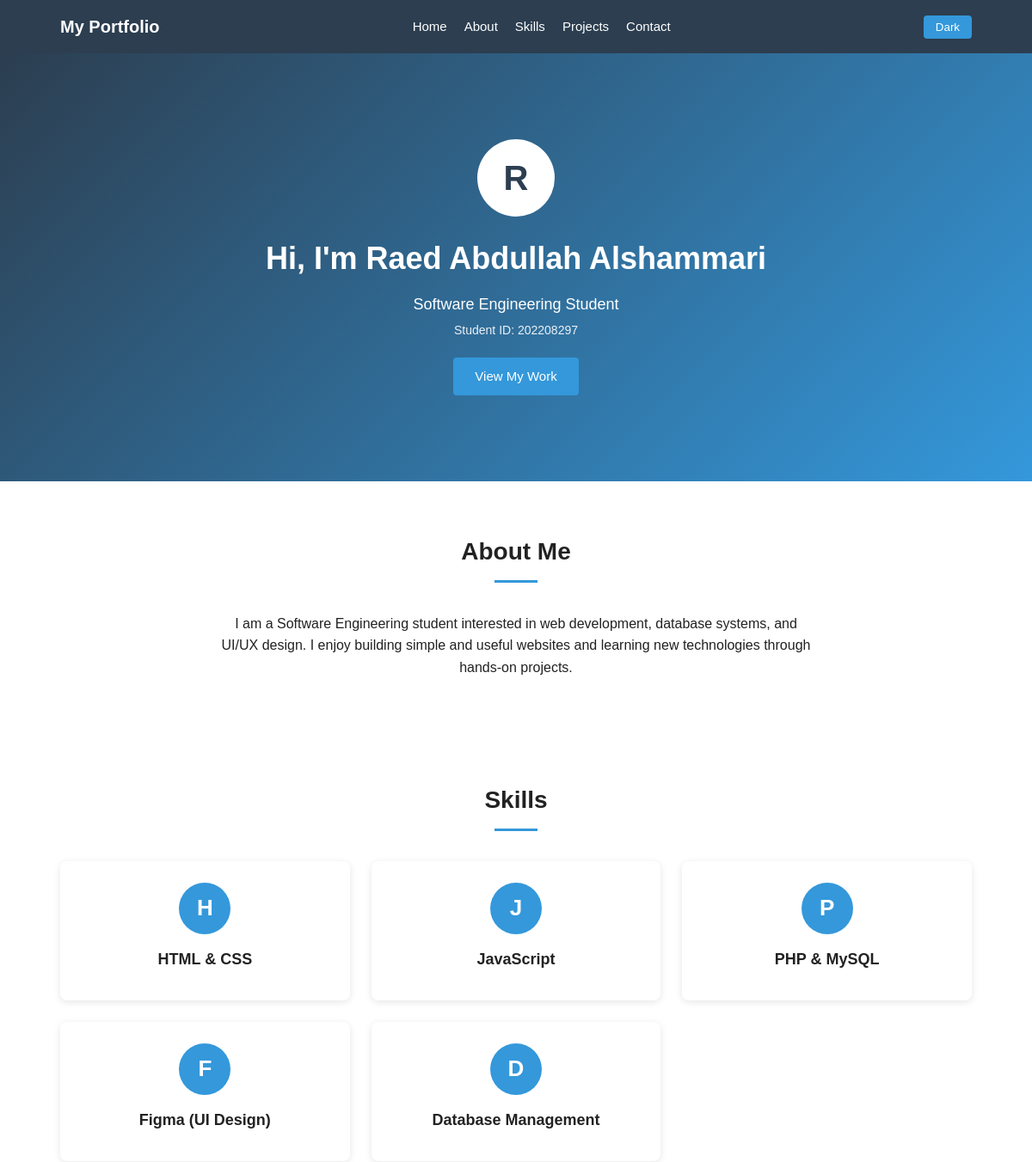
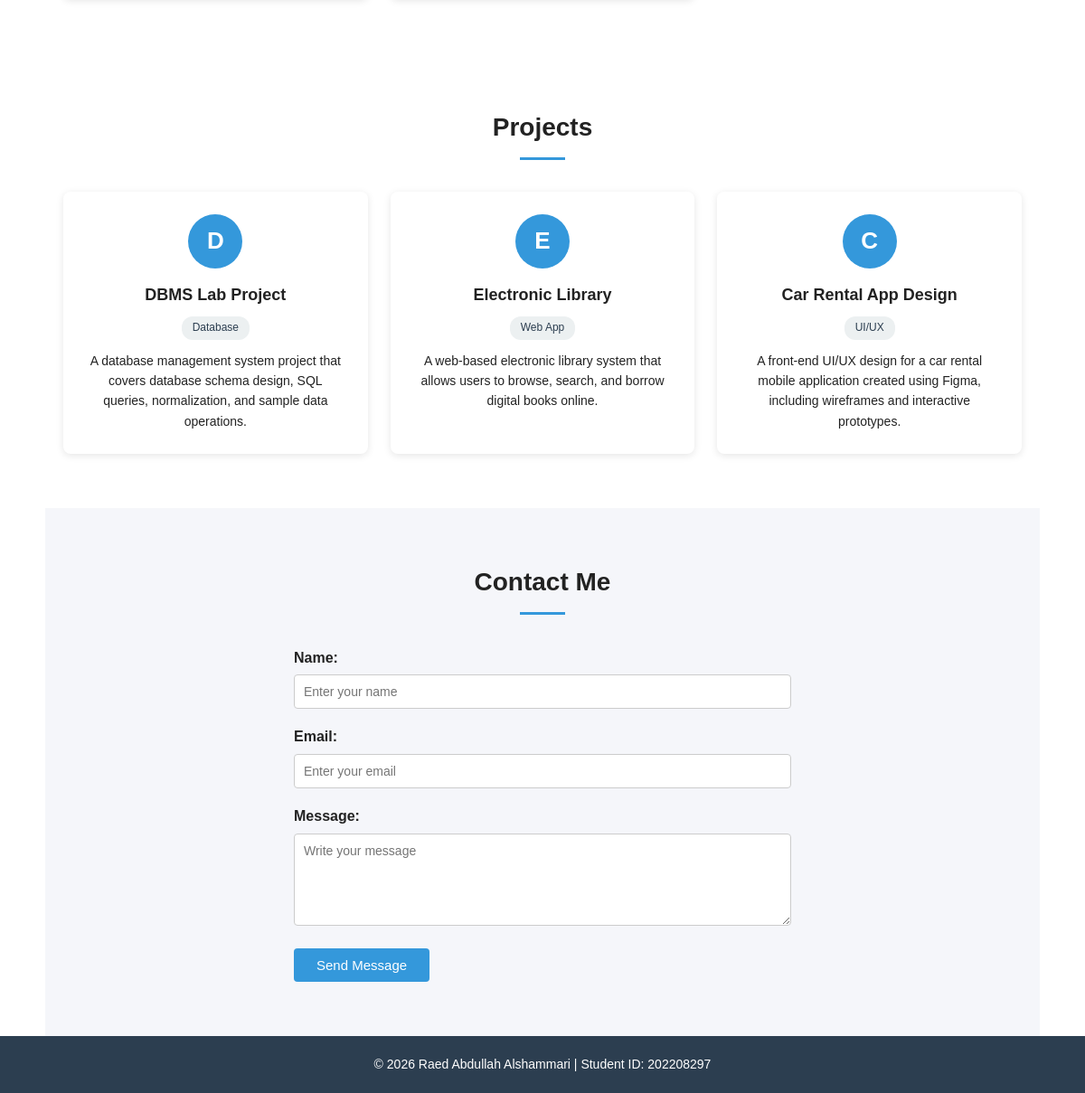
The page / on the database its author committed (2 pictures, top to bottom).
### tables this page shows
CREATE TABLE IF NOT EXISTS student (
    id INT AUTO_INCREMENT PRIMARY KEY,
    name VARCHAR(100) NOT NULL,
    student_id VARCHAR(20) NOT NULL,
    bio TEXT,
    email VARCHAR(100)
);

CREATE TABLE IF NOT EXISTS skills (
    id INT AUTO_INCREMENT PRIMARY KEY,
    skill_name VARCHAR(50) NOT NULL
);

CREATE TABLE IF NOT EXISTS projects (
    id INT AUTO_INCREMENT PRIMARY KEY,
    title VARCHAR(100) NOT NULL,
    description TEXT,
    category VARCHAR(50)
);

### index.php (the view, shortened to what this page needs)
<?php
include 'config.php';
$student_result = $conn->query("SELECT * FROM student LIMIT 1");
$student = $student_result->fetch_assoc();
$skills_result = $conn->query("SELECT * FROM skills");
$projects_result = $conn->query("SELECT * FROM projects");
?>
<!DOCTYPE html>
<html lang="en">
<head>
    <link rel="stylesheet" href="style.css">
</head>
<body>
    <nav class="navbar">
        <div class="nav-container">
            <a href="#home" class="logo">My Portfolio</a>
            <ul class="nav-links" id="navLinks">
                <li><a href="#home">Home</a></li>
                <li><a href="#about">About</a></li>
                <li><a href="#skills">Skills</a></li>
                <li><a href="#projects">Projects</a></li>
                <li><a href="#contact">Contact</a></li>
            </ul>
            <button class="theme-toggle" onclick="toggleTheme()">Dark</button>
        </div>
    </nav>
    <section id="home" class="home-section">
        <div class="home-content">
            <div class="avatar"><?php echo strtoupper(substr($student['name'], 0, 1)); ?></div>
            <h1>Hi, I'm <?php echo $student['name']; ?></h1>
            <p class="subtitle">Software Engineering Student</p>
            <p class="student-id">Student ID: <?php echo $student['student_id']; ?></p>
            <a href="#projects" class="btn">View My Work</a>
        </div>
    </section>
    <section id="about" class="section">
        <h2 class="section-title">About Me</h2>
        <div class="about-content">
            <p><?php echo $student['bio']; ?></p>
        </div>
    </section>
   <section id="skills" class="section">
        <h2 class="section-title">Skills</h2>
        <div class="projects-container">
            <?php
            if ($skills_result->num_rows > 0) {
              while ($skill = $skills_result->fetch_assoc()) {
                  echo '<div class="project-card">';
                  echo '<div class="project-icon">' . strtoupper(substr($skill['skill_name'], 0, 1)) . '</div>';
                  echo '<h3>' . $skill['skill_name'] . '</h3>';
                  echo '</div>';
              }
            }
            ?>
        </div>
    </section>
    <section id="projects" class="section">
        <h2 class="section-title">Projects</h2>
        <div class="projects-container">
            <?php
            if ($projects_result->num_rows > 0) {
              while ($project = $projects_result->fetch_assoc()) {
                  echo '<div class="project-card">';
                  echo '<div class="project-icon">' . strtoupper(substr($project['title'], 0, 1)) . '</div>';
                  echo '<h3>' . $project['title'] . '</h3>';
                  echo '<span class="project-category">' . $project['category'] . '</span>';
                  echo '<p>' . $project['description'] . '</p>';
                  echo '</div>';
              }
            }
            ?>
        </div>
    </section>
    <section id="contact" class="section alt-bg">
        <h2 class="section-title">Contact Me</h2>
        <div class="contact-content">
            <form method="POST" action="index.php" onsubmit="return validateForm()">
                <div class="form-group">
                    <label for="name">Name:</label>
                    <input type="text" id="name" name="name" placeholder="Enter your name">
                </div>
                <div class="form-group">
                    <label for="email">Email:</label>
                    <input type="text" id="email" name="email" placeholder="Enter your email">
                </div>
                <div class="form-group">
                    <label for="message">Message:</label>
                    <textarea id="message" name="message" rows="5" placeholder="Write your message"></textarea>
                </div>
                <input type="submit" name="submit" value="Send Message" class="btn">
            </form>
        </div>
    </section>
    <footer>
        <p>&copy; <?php echo date("Y"); ?> <?php echo $student['name']; ?> | Student ID: <?php echo $student['student_id']; ?></p>
    </footer>
</body>
</html>

### style.css (style rules this page uses)
* { margin: 0; padding: 0; box-sizing: border-box; font-family: Arial, Helvetica, sans-serif; }
body { background-color: #ffffff; color: #222222; line-height: 1.6; }
.navbar { background-color: #2c3e50; color: white; padding: 15px 0; position: sticky; top: 0; z-index: 100; }
.nav-container { max-width: 1100px; margin: 0 auto; padding: 0 20px; display: flex; align-items: center; justify-content: space-between; flex-wrap: wrap; }
.logo { color: white; text-decoration: none; font-size: 20px; font-weight: bold; }
.nav-links { list-style: none; display: flex; gap: 20px; }
.nav-links a { color: white; text-decoration: none; font-size: 15px; transition: color 0.2s; }
.theme-toggle { background: #3498db; color: white; border: none; padding: 6px 14px; border-radius: 4px; cursor: pointer; }
.home-section { background: linear-gradient(135deg, #2c3e50, #3498db); color: white; text-align: center; padding: 100px 20px; }
.home-content h1 { font-size: 36px; margin-bottom: 10px; }
.subtitle { font-size: 18px; margin-bottom: 5px; }
.student-id { font-size: 14px; margin-bottom: 20px; opacity: 0.9; }
.avatar { width: 90px; height: 90px; background-color: white; color: #2c3e50; border-radius: 50%; display: flex; align-items: center; justify-content: center; font-size: 40px; font-weight: bold; margin: 0 auto 20px; }
.btn { display: inline-block; background-color: #3498db; color: white; padding: 10px 25px; text-decoration: none; border-radius: 4px; border: none; cursor: pointer; font-size: 15px; }
.section { padding: 60px 20px; max-width: 1100px; margin: 0 auto; }
.alt-bg { background-color: #f5f6fa; }
.section-title { text-align: center; font-size: 28px; margin-bottom: 35px; position: relative; }
.section-title::after { content: ""; display: block; width: 50px; height: 3px; background-color: #3498db; margin: 10px auto 0; }
.about-content { max-width: 700px; margin: 0 auto; text-align: center; font-size: 16px; }
.projects-container { display: grid; grid-template-columns: repeat(3, 1fr); gap: 25px; }
.project-card { background-color: white; padding: 25px; border-radius: 8px; box-shadow: 0 2px 8px rgba(0, 0, 0, 0.1); text-align: center; transition: transform 0.2s; }
.project-icon { width: 60px; height: 60px; background-color: #3498db; color: white; border-radius: 50%; display: flex; align-items: center; justify-content: center; font-size: 26px; font-weight: bold; margin: 0 auto 15px; }
.project-card h3 { margin-bottom: 8px; font-size: 18px; }
.project-category { display: inline-block; background-color: #ecf0f1; color: #2c3e50; padding: 3px 12px; border-radius: 12px; font-size: 12px; margin-bottom: 12px; }
.project-card p { font-size: 14px; }
.contact-content { max-width: 550px; margin: 0 auto; }
.form-group { margin-bottom: 18px; }
.form-group label { display: block; margin-bottom: 6px; font-weight: bold; }
.form-group input, .form-group textarea { width: 100%; padding: 10px; border: 1px solid #ccc; border-radius: 4px; font-size: 14px; background-color: white; color: #222; }
footer { background-color: #2c3e50; color: white; text-align: center; padding: 20px; font-size: 14px; }

### rows shown on the page
student: name "R", name "Raed Abdullah Alshammari", student "202208297", bio "I am a Software Engineering student interested in web development, database systems, and UI/UX design. I enjoy building simple and useful websites and learning new technologies through hands-on projects."
skills: skill_name "H", skill_name "HTML & CSS"
skills: skill_name "J", skill_name "JavaScript"
skills: skill_name "P", skill_name "PHP & MySQL"
skills: skill_name "F", skill_name "Figma (UI Design)"
skills: skill_name "D", skill_name "Database Management"
projects: title "D", title "DBMS Lab Project", category "Database", description "A database management system project that covers database schema design, SQL queries, normalization, and sample data operations."
projects: title "E", title "Electronic Library", category "Web App", description "A web-based electronic library system that allows users to browse, search, and borrow digital books online."
projects: title "C", title "Car Rental App Design", category "UI/UX", description "A front-end UI/UX design for a car rental mobile application created using Figma, including wireframes and interactive prototypes."
